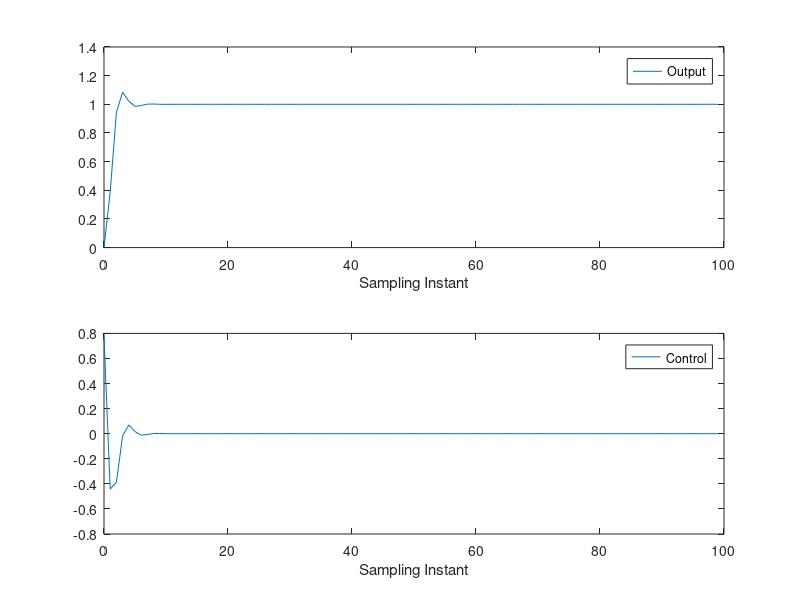

Write MATLAB code to recreate this figure.
%%
Ad=[1 1;0 1]; %n x n
Bd=[0.5;1]; %n x m
Cd=[1 0]; %p x n
Np=10;
Nc=3;
%%
[m1,n1]=size(Cd);
[n1,n_in]=size(Bd);
A_e=eye(n1+m1,n1+m1);
A_e(1:n1,1:n1)=Ad;
A_e(n1+1:n1+m1,1:n1)=Cd*Ad;
B_e=zeros(n1+m1,n_in);
B_e(1:n1,:)=Bd;
B_e(n1+1:n1+m1,:)=Cd*Bd;
C_e=zeros(m1,n1+m1);
C_e(:,n1+1:n1+m1)=eye(m1,m1);

n=n1+m1;
h(1,:)=C_e;
F(1,:)=C_e*A_e;
for kk=2:Np
h(kk,:)=h(kk-1,:)*A_e;
F(kk,:)= F(kk-1,:)*A_e;
end
v=h*B_e;
Phi=zeros(Np,Nc); %declare the dimension of Phi
Phi(:,1)=v; % first column of Phi
for i=2:Nc
Phi(:,i)=[zeros(i-1,1);v(1:Np-i+1,1)]; %Toeplitz matrix
end
BarRs=ones(Np,1);
Phi_Phi= Phi'*Phi;
Phi_F= Phi'*F;
Phi_R=Phi'*BarRs;

xm=[0;0];
Xf=zeros(n,1);
N_sim=100;

r=ones(N_sim,1);
u=0; % u(k-1) =0
y=0;

for kk=1:N_sim;
DeltaU=inv(Phi_Phi+0.1*eye(Nc,Nc))*(Phi_R*r(kk)-Phi_F*Xf);
deltau=DeltaU(1,1);
u=u+deltau;
u1(kk)=u;
y1(kk)=y;
xm_old=xm;
xm=Ad*xm+Bd*u;
y=Cd*xm;
Xf=[xm-xm_old;y];
end

k=0:(N_sim-1);
figure
subplot(211)
plot(k,y1)
xlabel('Sampling Instant')
legend('Output')
subplot(212)
plot(k,u1)
xlabel("Sampling Instant")
legend("Control")

